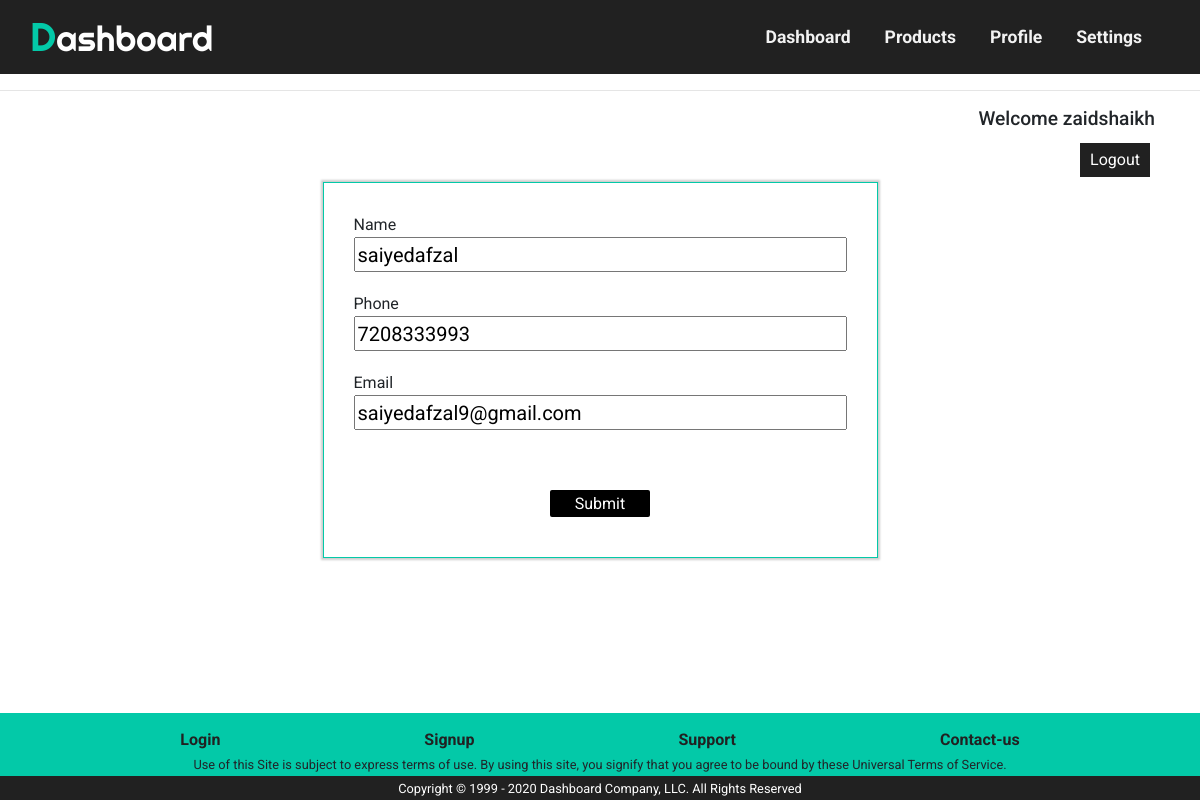
/update_customer/1 (signed in), run on the app's committed database.
### accounts/models.py (models this page shows, shortened)
class Customers(models.Model):
    user = models.OneToOneField(User, null=True, on_delete=models.CASCADE)
    name = models.CharField(max_length=200, null=True)
    phone = models.CharField(max_length=200, null=True)
    email = models.CharField(max_length=200, null=True)
    profile_pic = models.ImageField(null=True, blank=True, default='default_profile.png')  # Directly useing image name because static media files is setup up to this location
    date_created  = models.DateTimeField(auto_now_add=True)

### accounts/views.py (the view)
# urls.py: path('update_customer/<str:id>', views.update_customer, name='update_customer'), # using create_customer template also for update Customer because both contain same form
@login_required(login_url='login')
def update_customer(request, id):
    selected_customer = Customers.objects.get(id=id)
    form = Customer_form(instance=selected_customer)
    if request.method == 'POST':
        form = Customer_form(request.POST, instance=selected_customer)
        if form.is_valid():
            form.save()
            return redirect('/')
    content = {"form": form}
    return render(request, 'accounts/create_customer/create_customer.html', content)

### accounts/forms.py
class Customer_form(ModelForm):
    class Meta:
        model = Customers
        fields = ['name', 'phone', 'email']

### accounts/templates/accounts/create_customer/create_customer.html (shortened to what this page needs)
{% extends 'accounts/main.html' %}
{% load static %}
    {% block cssfile %}<link rel="stylesheet" type="text/css" href="{% static '/css/update_customer.css' %}">{% endblock %}
    {% block content %}
    <div class="login-mssg">
        <h3>Welcome {{request.user}}</h3>
        <a class="logout-button" href="{% url 'logout' %}">Logout</a>
    </div>
    <div class="widget-container">
    <form action="" method="POST">
        <div class="username-fields field-div">
        {{form.name.label}}
        {{form.name}}
        </div>
        <div class="username-fields field-div">
        {{form.phone.label}}
        {{form.phone}}
        </div>
        <div class="email-fields field-div">
        {{form.email.label}}
        {{form.email}}
        </div>
        <div class="buttons-main">
        <input type="submit" name="submit" value="Submit">
        </div>
    </form>
    </div>
    {% endblock %}

### statics/css/shared.css (style rules this page uses)
* { box-sizing: border-box; }
body { font-family: 'Roboto', sans-serif; margin: 0; }
.login-mssg { text-align: right; }
.login-mssg h3 { font-size: 1.2rem; }
.logout-button { text-decoration: none; display: inline-block; padding: 5px 10px; background: #212121; color: white; margin: 5px; }

### statics/css/update_customer.css (style rules this page uses)
.widget-container { padding: 20px; width: 50%; margin: 0 auto; text-align: left; border: 1px solid #03c9a8; box-shadow: 0px 0px 2px 2px rgba(0, 0, 0, 0.200); min-width: 345px; }
.widget-container input[type="text"], .widget-container input[type="email"] { width: 100%; height: 35px; font-size: 20px; }
.field-div { padding: 10px; }
.buttons-main { padding: 10px 0px; margin-top: 30px; }
.buttons-main { text-align: center; }
.buttons-main > input { border: 0px; color: white; background: black; padding: 4px 8px; margin: 10px; line-height: normal; border-radius: 2px; width: 100px; }

### data on the page
Customers: name "saiyedafzal", phone "7208333993", email "saiyedafzal9@gmail.com"

### other printed values
{{ request.user }} "zaidshaikh"
